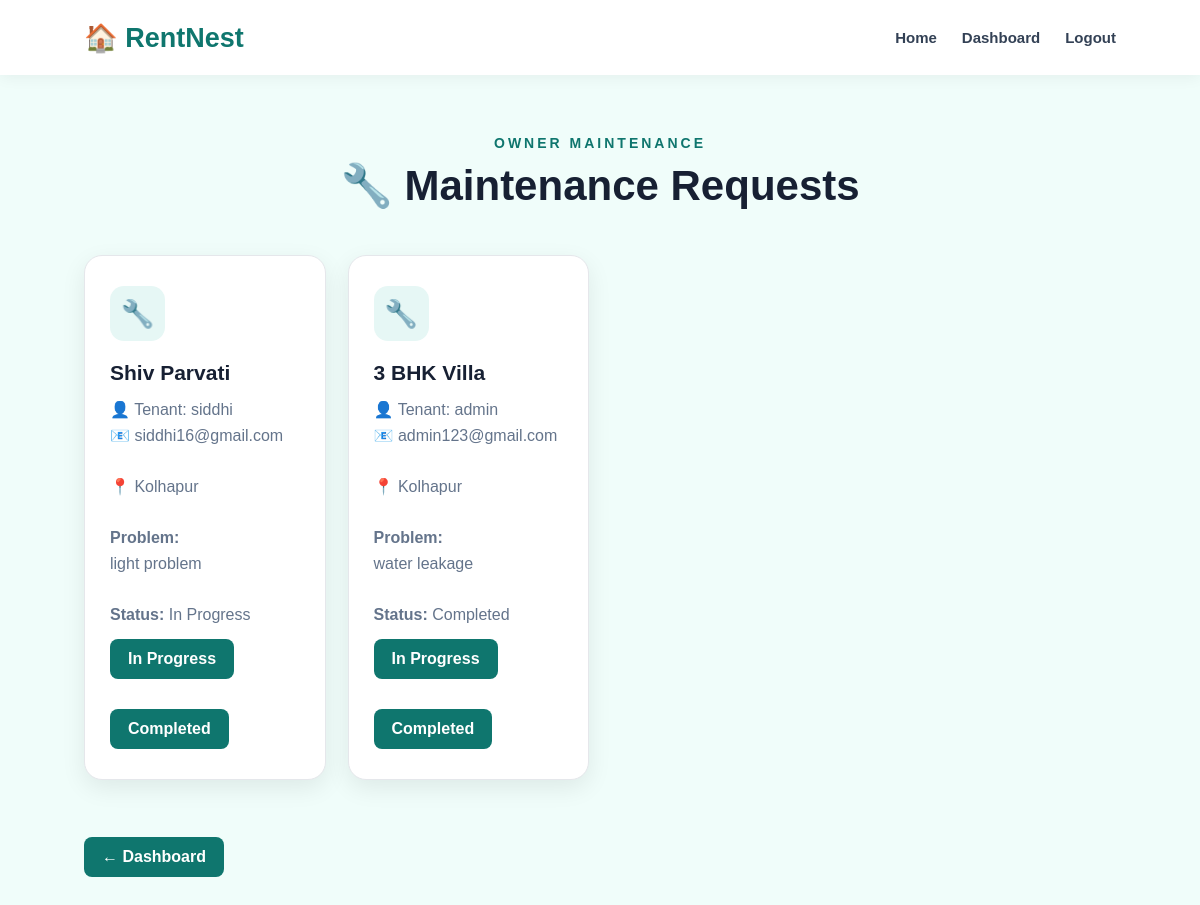
The app's page /owner-maintenance (signed in) with its own data.
### tables this page shows
CREATE TABLE maintenance_requests (

            id INTEGER PRIMARY KEY AUTOINCREMENT,

            tenant_id INTEGER,

            property_id INTEGER,

            problem TEXT NOT NULL,

            status TEXT DEFAULT 'Pending',

            request_date TIMESTAMP DEFAULT CURRENT_TIMESTAMP

        );

CREATE TABLE properties (

            id INTEGER PRIMARY KEY AUTOINCREMENT,

            owner_id INTEGER,

            title TEXT NOT NULL,

            property_type TEXT NOT NULL,

            location TEXT NOT NULL,

            rent INTEGER NOT NULL,

            deposit INTEGER,

            facilities TEXT,

            image TEXT,

            status TEXT DEFAULT 'Available'

        );

CREATE TABLE users (

            id INTEGER PRIMARY KEY AUTOINCREMENT,

            name TEXT NOT NULL,

            email TEXT NOT NULL UNIQUE,

            password TEXT NOT NULL,

            role TEXT NOT NULL

        );

### app.py (the view)
@app.route("/owner-maintenance")
def owner_maintenance():
    if "user_id" not in session:
        return redirect(url_for("login"))
    if session.get("role") != "Owner":
        return redirect(url_for("login"))
    connection = get_db_connection()
    maintenance_requests = connection.execute(
        """
        SELECT
            maintenance_requests.id,
            maintenance_requests.problem,
            maintenance_requests.status,
            maintenance_requests.request_date,

            users.name AS tenant_name,
            users.email AS tenant_email,

            properties.title AS property_title,
            properties.location AS property_location

        FROM maintenance_requests

        JOIN users
        ON maintenance_requests.tenant_id = users.id

        JOIN properties
        ON maintenance_requests.property_id = properties.id

        WHERE properties.owner_id = ?

        ORDER BY maintenance_requests.id DESC
        """,
        (session["user_id"],)
    ).fetchall()
    connection.close()
    return render_template(
        "owner_maintenance.html",
        maintenance_requests=maintenance_requests
    )

### database.py (called while the page is built)
def get_db_connection():
    connection = sqlite3.connect(DATABASE)
    connection.row_factory = sqlite3.Row
    return connection

### templates/owner_maintenance.html (shortened to what this page needs)
<!DOCTYPE html>
<html lang="en">
<head>
    <link rel="stylesheet"
          href="{{ url_for('static', filename='style.css') }}">
</head>
<body class="dashboard-page">
<nav class="navbar">
    <div class="logo">
        🏠 RentNest
    </div>
    <div class="nav-links">
        <a href="/">
            Home
        </a>
        <a href="/owner-dashboard">
            Dashboard
        </a>
        <a href="/logout">
            Logout
        </a>
    </div>
</nav>
<section class="dashboard-section">
    <div class="dashboard-heading">
        <p class="small-heading">
            OWNER MAINTENANCE
        </p>
        <h1>
            🔧 Maintenance Requests
        </h1>
    </div>
    <div class="dashboard-cards">
        {% for request in maintenance_requests %}
        <div class="dashboard-card">
            <div class="card-icon">
                🔧
            </div>
            <h2>
                {{ request["property_title"] }}
            </h2>
            <p>
                👤 Tenant:
                {{ request["tenant_name"] }}
                <br>
                📧 {{ request["tenant_email"] }}
                <br><br>
                📍 {{ request["property_location"] }}
                <br><br>
                <strong>Problem:</strong>
                <br>
                {{ request["problem"] }}
                <br><br>
                <strong>Status:</strong>
                {{ request["status"] }}
            </p>
            <a href="/update-maintenance/{{ request['id'] }}/In%20Progress"
               class="card-button">
                In Progress
            </a>
            <br><br>
            <a href="/update-maintenance/{{ request['id'] }}/Completed"
               class="card-button">
                Completed
            </a>
        </div>
        {% endfor %}
    </div>
        <div>
    <a href="/owner-dashboard"
           class="card-button">
            ← Dashboard
        </a>
    </div>
</section>
</body>
</html>

### static/style.css (style rules this page uses)
* { margin: 0; padding: 0; box-sizing: border-box; }
body { font-family: Arial, Helvetica, sans-serif; background: #f8fafc; color: #172033; }
.navbar { height: 75px; display: flex; align-items: center; justify-content: space-between; padding: 0 7%; background: white; box-shadow: 0 2px 15px rgba(0, 0, 0, 0.06); position: sticky; top: 0; z-index: 100; }
.logo { font-size: 27px; font-weight: bold; color: #0f766e; }
.nav-links { display: flex; align-items: center; gap: 25px; }
.nav-links a { text-decoration: none; color: #334155; font-size: 15px; font-weight: 600; }
.small-heading { color: #14b8a6; font-size: 14px; font-weight: bold; letter-spacing: 2px; margin-bottom: 15px; }
.dashboard-section { padding: 60px 7%; min-height: calc(100vh - 80px); }
.dashboard-heading { text-align: center; margin-bottom: 45px; }
.dashboard-heading .small-heading { color: #0f766e; font-size: 14px; font-weight: bold; letter-spacing: 3px; margin-bottom: 10px; }
.dashboard-heading h1 { font-size: 42px; margin: 0 0 12px; color: #172033; }
.dashboard-cards { display: grid; grid-template-columns: repeat(4, 1fr); gap: 22px; margin-bottom: 45px; }
.dashboard-card { background: white; padding: 30px 25px; border-radius: 18px; box-shadow: 0 8px 25px rgba(0, 0, 0, 0.08); transition: 0.3s; border: 1px solid #e5e7eb; }
.card-icon { width: 55px; height: 55px; display: flex; align-items: center; justify-content: center; background: #e6f7f5; border-radius: 14px; font-size: 27px; margin-bottom: 20px; }
.dashboard-card h2 { font-size: 21px; margin-bottom: 12px; color: #172033; }
.dashboard-card p { color: #64748b; line-height: 1.6; min-height: 75px; }
.card-button { display: inline-block; margin-top: 12px; padding: 11px 18px; background: #0f766e; color: white; text-decoration: none; border-radius: 8px; font-weight: bold; transition: 0.3s; }
.dashboard-page { background: #f0fdfa; }

### records on screen
maintenance_requests: property_title "Shiv Parvati", tenant_name "siddhi", tenant_email "siddhi16@gmail.com", property_location "Kolhapur", problem "light problem", status "In Progress"
maintenance_requests: property_title "3 BHK Villa", tenant_name "admin", tenant_email "admin123@gmail.com", property_location "Kolhapur", problem "water leakage", status "Completed"
